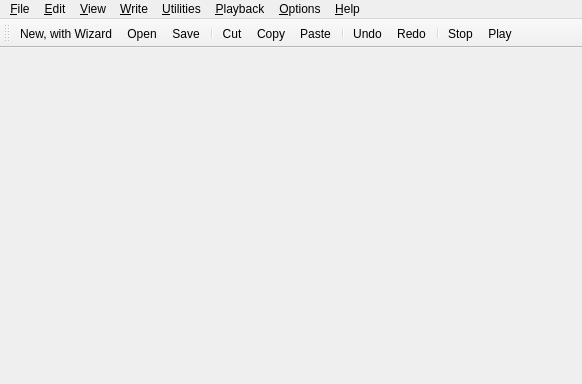
<?xml version="1.0" encoding="UTF-8"?>
<ui version="4.0">
 <class>MainWindow</class>
 <widget class="QMainWindow" name="MainWindow">
  <property name="geometry">
   <rect>
    <x>0</x>
    <y>0</y>
    <width>582</width>
    <height>384</height>
   </rect>
  </property>
  <property name="cursor">
   <cursorShape>ArrowCursor</cursorShape>
  </property>
  <property name="acceptDrops">
   <bool>false</bool>
  </property>
  <property name="windowTitle">
   <string>Speedy MIDI</string>
  </property>
  <property name="locale">
   <locale language="English" country="UnitedStates"/>
  </property>
  <property name="toolButtonStyle">
   <enum>Qt::ToolButtonIconOnly</enum>
  </property>
  <property name="documentMode">
   <bool>false</bool>
  </property>
  <widget class="QWidget" name="centralWidget"/>
  <widget class="QMenuBar" name="menuBar">
   <property name="enabled">
    <bool>true</bool>
   </property>
   <property name="geometry">
    <rect>
     <x>0</x>
     <y>0</y>
     <width>582</width>
     <height>22</height>
    </rect>
   </property>
   <widget class="QMenu" name="menuFile">
    <property name="title">
     <string>&amp;File</string>
    </property>
    <addaction name="actionFile_ShowLaunchDialog"/>
    <addaction name="separator"/>
    <addaction name="actionFile_NewWithWizard"/>
    <addaction name="actionFile_NewDefaultDocument"/>
    <addaction name="separator"/>
    <addaction name="actionFile_Open"/>
    <addaction name="actionFile_Close"/>
    <addaction name="actionFile_Save"/>
    <addaction name="actionFile_SaveAs"/>
    <addaction name="separator"/>
    <addaction name="actionFile_SaveCompatibleFile"/>
    <addaction name="actionFile_ExtractParts"/>
    <addaction name="separator"/>
    <addaction name="actionFile_Quit"/>
    <addaction name="separator"/>
   </widget>
   <widget class="QMenu" name="menuEdit">
    <property name="title">
     <string>&amp;Edit</string>
    </property>
    <addaction name="actionEdit_Undo"/>
    <addaction name="actionEdit_Redo"/>
    <addaction name="separator"/>
    <addaction name="actionEdit_SelectAll"/>
    <addaction name="separator"/>
    <addaction name="actionEdit_Cut"/>
    <addaction name="actionEdit_Copy"/>
    <addaction name="actionEdit_Paste"/>
    <addaction name="actionEdit_PasteScaleToSelection"/>
    <addaction name="separator"/>
    <addaction name="actionEdit_ClearCells"/>
    <addaction name="actionEdit_Delete"/>
    <addaction name="separator"/>
    <addaction name="actionEdit_NewTrackWizard"/>
    <addaction name="separator"/>
    <addaction name="actionEdit_InsertSelectedRange"/>
    <addaction name="actionEdit_Insert"/>
    <addaction name="separator"/>
    <addaction name="actionEdit_MeasureAttributes"/>
    <addaction name="actionEdit_TrackAttributes"/>
   </widget>
   <widget class="QMenu" name="menuView">
    <property name="title">
     <string>&amp;View</string>
    </property>
    <widget class="QMenu" name="menuView_Horizontal_zoom">
     <property name="title">
      <string>&amp;Horizontal Zoom</string>
     </property>
     <addaction name="actionView_HorizontalZoom_ZoomIn"/>
     <addaction name="actionView_HorizontalZoom_ZoomOut"/>
    </widget>
    <widget class="QMenu" name="menuView_Vertical_zoom">
     <property name="title">
      <string>&amp;Vertical Zoom</string>
     </property>
     <addaction name="actionView_VerticalZoom_ZoomIn"/>
     <addaction name="actionView_VerticalZoom_ZoomOut"/>
    </widget>
    <addaction name="separator"/>
    <addaction name="menuView_Horizontal_zoom"/>
    <addaction name="menuView_Vertical_zoom"/>
    <addaction name="actionView_FitAllTracks"/>
    <addaction name="separator"/>
    <addaction name="actionView_NoteNames"/>
   </widget>
   <widget class="QMenu" name="menuPlayback">
    <property name="title">
     <string>&amp;Playback</string>
    </property>
    <widget class="QMenu" name="menu_Track_flags">
     <property name="title">
      <string>&amp;Track Flags</string>
     </property>
     <addaction name="actionPlayback_TrackFlags_ToggleSolo"/>
     <addaction name="actionPlayback_TrackFlags_ToggleMute"/>
     <addaction name="separator"/>
     <addaction name="actionPlayback_TrackFlags_ToggleSoloExclusive"/>
     <addaction name="actionPlayback_TrackFlags_ToggleMuteExclusive"/>
    </widget>
    <addaction name="actionPlayback_Stop"/>
    <addaction name="actionPlayback_Play"/>
    <addaction name="separator"/>
    <addaction name="actionPlayback_ListenChord"/>
    <addaction name="separator"/>
    <addaction name="actionPlayback_SetPlaybackSpeed"/>
    <addaction name="menu_Track_flags"/>
   </widget>
   <widget class="QMenu" name="menuHelp">
    <property name="title">
     <string>&amp;Help</string>
    </property>
    <addaction name="actionHelp_About"/>
   </widget>
   <widget class="QMenu" name="menuWrite">
    <property name="title">
     <string>&amp;Write</string>
    </property>
    <widget class="QMenu" name="menuWrite_multiple_cells">
     <property name="title">
      <string>Write &amp;Multiple Cells</string>
     </property>
     <addaction name="actionWrite_Write1"/>
     <addaction name="actionWrite_Write2"/>
     <addaction name="actionWrite_Write3"/>
     <addaction name="actionWrite_Write4"/>
     <addaction name="actionWrite_Write5"/>
     <addaction name="actionWrite_Write6"/>
     <addaction name="actionWrite_Write7"/>
     <addaction name="actionWrite_Write8"/>
     <addaction name="actionWrite_Write9"/>
     <addaction name="actionWrite_Write10"/>
    </widget>
    <widget class="QMenu" name="menuExtend_note_multiple_cells">
     <property name="title">
      <string>Extend Note Multiple &amp;Cells</string>
     </property>
     <addaction name="actionWrite_Extend1"/>
     <addaction name="actionWrite_Extend2"/>
     <addaction name="actionWrite_Extend3"/>
     <addaction name="actionWrite_Extend4"/>
     <addaction name="actionWrite_Extend5"/>
     <addaction name="actionWrite_Extend6"/>
     <addaction name="actionWrite_Extend7"/>
     <addaction name="actionWrite_Extend8"/>
     <addaction name="actionWrite_Extend9"/>
     <addaction name="actionWrite_Extend10"/>
    </widget>
    <widget class="QMenu" name="menuCell_length">
     <property name="title">
      <string>Cell &amp;Length</string>
     </property>
     <addaction name="actionWrite_CellLength_Double"/>
     <addaction name="actionWrite_CellLength_Halve"/>
     <addaction name="separator"/>
     <addaction name="actionWrite_CellLength_Triplets"/>
     <addaction name="actionWrite_CellLength_Duplets"/>
     <addaction name="actionWrite_CellLength_ArbitraryTuplets"/>
    </widget>
    <widget class="QMenu" name="menu_Track_Flags">
     <property name="title">
      <string>&amp;Track Flags</string>
     </property>
     <addaction name="actionWrite_TrackFlags_ToggleRecording"/>
     <addaction name="actionWrite_TrackFlags_ToggleRecordingExclusive"/>
    </widget>
    <addaction name="actionWrite_WriteOrExtendNote"/>
    <addaction name="menuWrite_multiple_cells"/>
    <addaction name="separator"/>
    <addaction name="actionWrite_ExtendNote"/>
    <addaction name="menuExtend_note_multiple_cells"/>
    <addaction name="separator"/>
    <addaction name="menuCell_length"/>
    <addaction name="separator"/>
    <addaction name="menu_Track_Flags"/>
   </widget>
   <widget class="QMenu" name="menuOptions">
    <property name="title">
     <string>&amp;Options</string>
    </property>
    <addaction name="actionOptions_Preferences"/>
   </widget>
   <widget class="QMenu" name="menu_Utilities">
    <property name="title">
     <string>&amp;Utilities</string>
    </property>
    <widget class="QMenu" name="menuTranspose">
     <property name="title">
      <string>&amp;Transpose</string>
     </property>
     <addaction name="actionUtilities_TransposeOctaveDrag"/>
     <addaction name="actionUtilities_TransposeOctaveMulti"/>
     <addaction name="separator"/>
     <addaction name="actionUtilities_TransposeDiatonicDrag"/>
     <addaction name="actionUtilities_TransposeDiatonicMulti"/>
     <addaction name="separator"/>
     <addaction name="actionUtilities_TransposeChromaticDrag"/>
     <addaction name="actionUtilities_TransposeChromaticMulti"/>
    </widget>
    <addaction name="actionUtilities_SplitNotes"/>
    <addaction name="actionUtilities_ConnectNotes"/>
    <addaction name="separator"/>
    <addaction name="actionUtilities_QuantizeToCellRaster"/>
    <addaction name="actionUtilities_ScaleNoteLength"/>
    <addaction name="actionUtilities_AddSwing"/>
    <addaction name="separator"/>
    <addaction name="menuTranspose"/>
    <addaction name="separator"/>
    <addaction name="actionUtilities_RemoveTopVoice"/>
    <addaction name="actionUtilities_RemoveBottomVoice"/>
   </widget>
   <addaction name="menuFile"/>
   <addaction name="menuEdit"/>
   <addaction name="menuView"/>
   <addaction name="menuWrite"/>
   <addaction name="menu_Utilities"/>
   <addaction name="menuPlayback"/>
   <addaction name="menuOptions"/>
   <addaction name="menuHelp"/>
  </widget>
  <widget class="QToolBar" name="mainToolBar">
   <property name="windowTitle">
    <string>Toolbar</string>
   </property>
   <attribute name="toolBarArea">
    <enum>TopToolBarArea</enum>
   </attribute>
   <attribute name="toolBarBreak">
    <bool>false</bool>
   </attribute>
   <addaction name="actionFile_NewWithWizard"/>
   <addaction name="actionFile_Open"/>
   <addaction name="actionFile_Save"/>
   <addaction name="separator"/>
   <addaction name="actionEdit_Cut"/>
   <addaction name="actionEdit_Copy"/>
   <addaction name="actionEdit_Paste"/>
   <addaction name="separator"/>
   <addaction name="actionEdit_Undo"/>
   <addaction name="actionEdit_Redo"/>
   <addaction name="separator"/>
   <addaction name="actionPlayback_Stop"/>
   <addaction name="actionPlayback_Play"/>
  </widget>
  <action name="actionFile_NewWithWizard">
   <property name="icon">
    <iconset resource="speedymidi.qrc">
     <normaloff>:/images/new.png</normaloff>:/images/new.png</iconset>
   </property>
   <property name="text">
    <string>&amp;New, with Wizard...</string>
   </property>
   <property name="toolTip">
    <string>Create a new MIDI file</string>
   </property>
   <property name="shortcut">
    <string>Ctrl+N</string>
   </property>
  </action>
  <action name="actionFile_Open">
   <property name="icon">
    <iconset resource="speedymidi.qrc">
     <normaloff>:/images/open.png</normaloff>:/images/open.png</iconset>
   </property>
   <property name="text">
    <string>&amp;Open...</string>
   </property>
   <property name="toolTip">
    <string>Open</string>
   </property>
   <property name="shortcut">
    <string>Ctrl+O</string>
   </property>
  </action>
  <action name="actionFile_Close">
   <property name="text">
    <string>&amp;Close</string>
   </property>
   <property name="toolTip">
    <string>Close</string>
   </property>
   <property name="shortcut">
    <string>Ctrl+W</string>
   </property>
  </action>
  <action name="actionFile_Save">
   <property name="icon">
    <iconset resource="speedymidi.qrc">
     <normaloff>:/images/save.png</normaloff>:/images/save.png</iconset>
   </property>
   <property name="text">
    <string>&amp;Save</string>
   </property>
   <property name="toolTip">
    <string>Save</string>
   </property>
   <property name="shortcut">
    <string>Ctrl+S</string>
   </property>
  </action>
  <action name="actionFile_SaveAs">
   <property name="text">
    <string>Save &amp;As...</string>
   </property>
   <property name="toolTip">
    <string>Save file with a new name</string>
   </property>
   <property name="shortcut">
    <string>Ctrl+Shift+S</string>
   </property>
  </action>
  <action name="actionFile_Quit">
   <property name="text">
    <string>&amp;Quit</string>
   </property>
   <property name="toolTip">
    <string>Quits the application</string>
   </property>
   <property name="shortcut">
    <string>Ctrl+Q</string>
   </property>
  </action>
  <action name="actionEdit_Cut">
   <property name="icon">
    <iconset resource="speedymidi.qrc">
     <normaloff>:/images/cut.png</normaloff>:/images/cut.png</iconset>
   </property>
   <property name="text">
    <string>&amp;Cut</string>
   </property>
   <property name="toolTip">
    <string>Cut</string>
   </property>
   <property name="shortcut">
    <string>Ctrl+X</string>
   </property>
  </action>
  <action name="actionEdit_Copy">
   <property name="icon">
    <iconset resource="speedymidi.qrc">
     <normaloff>:/images/copy.png</normaloff>:/images/copy.png</iconset>
   </property>
   <property name="text">
    <string>C&amp;opy</string>
   </property>
   <property name="toolTip">
    <string>Copy</string>
   </property>
   <property name="shortcut">
    <string>Ctrl+C</string>
   </property>
  </action>
  <action name="actionEdit_Paste">
   <property name="icon">
    <iconset resource="speedymidi.qrc">
     <normaloff>:/images/paste.png</normaloff>:/images/paste.png</iconset>
   </property>
   <property name="text">
    <string>&amp;Paste</string>
   </property>
   <property name="toolTip">
    <string>Paste</string>
   </property>
   <property name="shortcut">
    <string>Ctrl+V</string>
   </property>
  </action>
  <action name="actionEdit_ClearCells">
   <property name="icon">
    <iconset resource="speedymidi.qrc">
     <normaloff>:/images/clear.png</normaloff>:/images/clear.png</iconset>
   </property>
   <property name="text">
    <string>C&amp;lear Cells</string>
   </property>
   <property name="shortcut">
    <string>Del</string>
   </property>
  </action>
  <action name="actionHelp_About">
   <property name="text">
    <string>&amp;About...</string>
   </property>
   <property name="toolTip">
    <string>Display program information, version number and license</string>
   </property>
  </action>
  <action name="actionEdit_Delete">
   <property name="icon">
    <iconset resource="speedymidi.qrc">
     <normaloff>:/images/delete.png</normaloff>:/images/delete.png</iconset>
   </property>
   <property name="text">
    <string>&amp;Delete</string>
   </property>
   <property name="shortcut">
    <string>Ctrl+Del</string>
   </property>
  </action>
  <action name="actionEdit_SelectAll">
   <property name="text">
    <string>Select &amp;All</string>
   </property>
   <property name="shortcut">
    <string>Ctrl+A</string>
   </property>
  </action>
  <action name="actionEdit_Insert">
   <property name="text">
    <string>&amp;Insert...</string>
   </property>
   <property name="toolTip">
    <string>Insert measures, tracks, or cells</string>
   </property>
   <property name="shortcut">
    <string>Shift+I</string>
   </property>
  </action>
  <action name="actionEdit_InsertSelectedRange">
   <property name="text">
    <string>Insert Selected &amp;Range</string>
   </property>
   <property name="shortcut">
    <string>I</string>
   </property>
  </action>
  <action name="actionPlayback_Play">
   <property name="checkable">
    <bool>true</bool>
   </property>
   <property name="icon">
    <iconset resource="speedymidi.qrc">
     <normaloff>:/images/player_play.png</normaloff>:/images/player_play.png</iconset>
   </property>
   <property name="text">
    <string>&amp;Play</string>
   </property>
   <property name="toolTip">
    <string>Start playback</string>
   </property>
   <property name="shortcut">
    <string>F6</string>
   </property>
  </action>
  <action name="actionPlayback_Stop">
   <property name="checkable">
    <bool>true</bool>
   </property>
   <property name="icon">
    <iconset resource="speedymidi.qrc">
     <normaloff>:/images/player_stop.png</normaloff>:/images/player_stop.png</iconset>
   </property>
   <property name="text">
    <string>&amp;Stop</string>
   </property>
   <property name="toolTip">
    <string>Stop playback</string>
   </property>
   <property name="shortcut">
    <string>F5</string>
   </property>
  </action>
  <action name="actionEdit_MeasureAttributes">
   <property name="text">
    <string>&amp;Measure Attributes...</string>
   </property>
   <property name="shortcut">
    <string>U</string>
   </property>
  </action>
  <action name="actionEdit_TrackAttributes">
   <property name="text">
    <string>&amp;Track Attributes...</string>
   </property>
   <property name="shortcut">
    <string>K</string>
   </property>
  </action>
  <action name="actionPlayback_TrackFlags_ToggleSolo">
   <property name="text">
    <string>Toggle &amp;Solo Flag</string>
   </property>
   <property name="shortcut">
    <string>S</string>
   </property>
  </action>
  <action name="actionPlayback_TrackFlags_ToggleMute">
   <property name="text">
    <string>Toggle &amp;Mute Flag</string>
   </property>
   <property name="shortcut">
    <string>M</string>
   </property>
  </action>
  <action name="actionWrite_TrackFlags_ToggleRecording">
   <property name="text">
    <string>Toggle &amp;Recording Flag</string>
   </property>
   <property name="shortcut">
    <string>R</string>
   </property>
  </action>
  <action name="actionPlayback_TrackFlags_ToggleSoloExclusive">
   <property name="text">
    <string>Toggle Solo Flag, Disable in other Tracks</string>
   </property>
   <property name="shortcut">
    <string>Shift+S</string>
   </property>
  </action>
  <action name="actionPlayback_TrackFlags_ToggleMuteExclusive">
   <property name="text">
    <string>Toggle Mute Flag, Disable in other Tracks</string>
   </property>
   <property name="shortcut">
    <string>Shift+M</string>
   </property>
  </action>
  <action name="actionWrite_TrackFlags_ToggleRecordingExclusive">
   <property name="text">
    <string>Toggle Recording Flag, Disable in other Tracks</string>
   </property>
   <property name="shortcut">
    <string>Shift+R</string>
   </property>
  </action>
  <action name="actionWrite_WriteOrExtendNote">
   <property name="text">
    <string>&amp;Write or Extend Note</string>
   </property>
   <property name="shortcut">
    <string>Space</string>
   </property>
  </action>
  <action name="actionWrite_ExtendNote">
   <property name="text">
    <string>&amp;Extend Note</string>
   </property>
   <property name="shortcut">
    <string>Shift+Space</string>
   </property>
  </action>
  <action name="actionWrite_Write1">
   <property name="text">
    <string>&amp;1 cell</string>
   </property>
   <property name="shortcut">
    <string>1</string>
   </property>
  </action>
  <action name="actionWrite_Write2">
   <property name="text">
    <string>&amp;2 cells</string>
   </property>
   <property name="shortcut">
    <string>2</string>
   </property>
  </action>
  <action name="actionWrite_Write3">
   <property name="text">
    <string>&amp;3 cells</string>
   </property>
   <property name="shortcut">
    <string>3</string>
   </property>
  </action>
  <action name="actionWrite_Write4">
   <property name="text">
    <string>&amp;4 cells</string>
   </property>
   <property name="shortcut">
    <string>4</string>
   </property>
  </action>
  <action name="actionWrite_Write5">
   <property name="text">
    <string>&amp;5 cells</string>
   </property>
   <property name="shortcut">
    <string>5</string>
   </property>
  </action>
  <action name="actionWrite_Write6">
   <property name="text">
    <string>&amp;6 cells</string>
   </property>
   <property name="shortcut">
    <string>6</string>
   </property>
  </action>
  <action name="actionWrite_Write7">
   <property name="text">
    <string>&amp;7 cells</string>
   </property>
   <property name="shortcut">
    <string>7</string>
   </property>
  </action>
  <action name="actionWrite_Write8">
   <property name="text">
    <string>&amp;8 cells</string>
   </property>
   <property name="shortcut">
    <string>8</string>
   </property>
  </action>
  <action name="actionWrite_Write9">
   <property name="text">
    <string>&amp;9 cells</string>
   </property>
   <property name="shortcut">
    <string>9</string>
   </property>
  </action>
  <action name="actionWrite_Write10">
   <property name="text">
    <string>1&amp;0 cells</string>
   </property>
   <property name="shortcut">
    <string>0</string>
   </property>
  </action>
  <action name="actionWrite_Extend1">
   <property name="text">
    <string>&amp;1 cell</string>
   </property>
  </action>
  <action name="actionWrite_Extend2">
   <property name="text">
    <string>&amp;2 cells</string>
   </property>
  </action>
  <action name="actionWrite_Extend3">
   <property name="text">
    <string>&amp;3 cells</string>
   </property>
  </action>
  <action name="actionWrite_Extend4">
   <property name="text">
    <string>&amp;4 cells</string>
   </property>
  </action>
  <action name="actionWrite_Extend5">
   <property name="text">
    <string>&amp;5 cells</string>
   </property>
  </action>
  <action name="actionWrite_Extend6">
   <property name="text">
    <string>&amp;6 cells</string>
   </property>
  </action>
  <action name="actionWrite_Extend7">
   <property name="text">
    <string>&amp;7 cells</string>
   </property>
  </action>
  <action name="actionWrite_Extend8">
   <property name="text">
    <string>&amp;8 cells</string>
   </property>
  </action>
  <action name="actionWrite_Extend9">
   <property name="text">
    <string>&amp;9 cells</string>
   </property>
  </action>
  <action name="actionWrite_Extend10">
   <property name="text">
    <string>1&amp;0 cells</string>
   </property>
  </action>
  <action name="actionWrite_CellLength_Double">
   <property name="text">
    <string>&amp;Double</string>
   </property>
   <property name="shortcut">
    <string>+</string>
   </property>
  </action>
  <action name="actionWrite_CellLength_Halve">
   <property name="text">
    <string>&amp;Halve</string>
   </property>
   <property name="shortcut">
    <string>-</string>
   </property>
  </action>
  <action name="actionWrite_CellLength_Triplets">
   <property name="checkable">
    <bool>true</bool>
   </property>
   <property name="text">
    <string>&amp;Triplets</string>
   </property>
   <property name="shortcut">
    <string>T</string>
   </property>
  </action>
  <action name="actionWrite_CellLength_Duplets">
   <property name="checkable">
    <bool>true</bool>
   </property>
   <property name="text">
    <string>&amp;Duplets</string>
   </property>
   <property name="shortcut">
    <string>D</string>
   </property>
  </action>
  <action name="actionWrite_CellLength_ArbitraryTuplets">
   <property name="checkable">
    <bool>true</bool>
   </property>
   <property name="text">
    <string>&amp;Arbitrary Tuplets</string>
   </property>
   <property name="shortcut">
    <string>X</string>
   </property>
  </action>
  <action name="actionView_HorizontalZoom_ZoomIn">
   <property name="text">
    <string>Zoom &amp;In</string>
   </property>
   <property name="shortcut">
    <string>Ctrl++</string>
   </property>
  </action>
  <action name="actionView_HorizontalZoom_ZoomOut">
   <property name="text">
    <string>Zoom &amp;Out</string>
   </property>
   <property name="shortcut">
    <string>Ctrl+-</string>
   </property>
  </action>
  <action name="actionView_VerticalZoom_ZoomIn">
   <property name="text">
    <string>Zoom &amp;In</string>
   </property>
   <property name="shortcut">
    <string>Ctrl++</string>
   </property>
  </action>
  <action name="actionView_VerticalZoom_ZoomOut">
   <property name="text">
    <string>Zoom &amp;Out</string>
   </property>
   <property name="shortcut">
    <string>Ctrl+-</string>
   </property>
  </action>
  <action name="actionOptions_Preferences">
   <property name="text">
    <string>&amp;Preferences...</string>
   </property>
   <property name="toolTip">
    <string>Edit preferences</string>
   </property>
   <property name="shortcut">
    <string>Ctrl+P</string>
   </property>
  </action>
  <action name="actionView_NoteNames">
   <property name="checkable">
    <bool>true</bool>
   </property>
   <property name="text">
    <string>Note &amp;Names</string>
   </property>
   <property name="toolTip">
    <string>Show or hide note names</string>
   </property>
   <property name="shortcut">
    <string>N</string>
   </property>
  </action>
  <action name="actionPlayback_ListenChord">
   <property name="text">
    <string>&amp;Listen Chord, hold:</string>
   </property>
   <property name="shortcut">
    <string>F7</string>
   </property>
  </action>
  <action name="actionUtilities_SplitNotes">
   <property name="text">
    <string>&amp;Split Notes</string>
   </property>
   <property name="shortcut">
    <string>C</string>
   </property>
  </action>
  <action name="actionUtilities_ConnectNotes">
   <property name="text">
    <string>Co&amp;nnect Notes</string>
   </property>
   <property name="shortcut">
    <string>Shift+C</string>
   </property>
  </action>
  <action name="actionUtilities_ScaleNoteLength">
   <property name="text">
    <string>Scale Note &amp;Length...</string>
   </property>
   <property name="shortcut">
    <string>L</string>
   </property>
  </action>
  <action name="actionUtilities_AddSwing">
   <property name="text">
    <string>Add s&amp;wing...</string>
   </property>
   <property name="shortcut">
    <string>G</string>
   </property>
  </action>
  <action name="actionUtilities_TransposeChromaticDrag">
   <property name="text">
    <string>&amp;Chromatic Step, hold:</string>
   </property>
   <property name="shortcut">
    <string>F4</string>
   </property>
  </action>
  <action name="actionUtilities_TransposeDiatonicDrag">
   <property name="text">
    <string>&amp;Diatonic Step, hold:</string>
   </property>
   <property name="shortcut">
    <string>F3</string>
   </property>
  </action>
  <action name="actionEdit_NewTrackWizard">
   <property name="icon">
    <iconset resource="speedymidi.qrc">
     <normaloff>:/images/wand.png</normaloff>:/images/wand.png</iconset>
   </property>
   <property name="text">
    <string>&amp;New Track Wizard...</string>
   </property>
   <property name="shortcut">
    <string>W</string>
   </property>
  </action>
  <action name="actionUtilities_QuantizeToCellRaster">
   <property name="text">
    <string>&amp;Quantize to Cell Raster</string>
   </property>
   <property name="shortcut">
    <string>Q</string>
   </property>
  </action>
  <action name="actionUtilities_TransposeOctaveDrag">
   <property name="text">
    <string>&amp;Octave Step, hold:</string>
   </property>
   <property name="shortcut">
    <string>F2</string>
   </property>
  </action>
  <action name="actionUtilities_TransposeOctaveMulti">
   <property name="text">
    <string>Multiple O&amp;ctaves...</string>
   </property>
   <property name="shortcut">
    <string>Shift+F2</string>
   </property>
  </action>
  <action name="actionUtilities_TransposeDiatonicMulti">
   <property name="text">
    <string>Multiple D&amp;iatonic Steps...</string>
   </property>
   <property name="shortcut">
    <string>Shift+F3</string>
   </property>
  </action>
  <action name="actionUtilities_TransposeChromaticMulti">
   <property name="text">
    <string>Multiple C&amp;hromatic Steps...</string>
   </property>
   <property name="shortcut">
    <string>Shift+F4</string>
   </property>
  </action>
  <action name="actionFile_NewDefaultDocument">
   <property name="text">
    <string>Ne&amp;w Default Document</string>
   </property>
   <property name="shortcut">
    <string>Ctrl+Shift+N</string>
   </property>
  </action>
  <action name="actionFile_ShowLaunchDialog">
   <property name="text">
    <string>&amp;Show Launch Dialog...</string>
   </property>
   <property name="shortcut">
    <string>Ctrl+L</string>
   </property>
  </action>
  <action name="actionFile_SaveCompatibleFile">
   <property name="text">
    <string>Save Co&amp;mpatible File...</string>
   </property>
   <property name="shortcut">
    <string>Ctrl+M</string>
   </property>
  </action>
  <action name="actionEdit_PasteScaleToSelection">
   <property name="text">
    <string>Paste and &amp;Scale to Selection</string>
   </property>
   <property name="shortcut">
    <string>Ctrl+B</string>
   </property>
  </action>
  <action name="actionPlayback_SetPlaybackSpeed">
   <property name="text">
    <string>Set Playback Sp&amp;eed...</string>
   </property>
   <property name="shortcut">
    <string>F8</string>
   </property>
  </action>
  <action name="actionView_FitAllTracks">
   <property name="text">
    <string>&amp;Fit All Tracks</string>
   </property>
   <property name="shortcut">
    <string>Ctrl+F</string>
   </property>
  </action>
  <action name="actionEdit_Undo">
   <property name="icon">
    <iconset resource="speedymidi.qrc">
     <normaloff>:/images/undo.png</normaloff>:/images/undo.png</iconset>
   </property>
   <property name="text">
    <string>Undo</string>
   </property>
   <property name="shortcut">
    <string>Ctrl+Z</string>
   </property>
  </action>
  <action name="actionEdit_Redo">
   <property name="icon">
    <iconset resource="speedymidi.qrc">
     <normaloff>:/images/redo.png</normaloff>:/images/redo.png</iconset>
   </property>
   <property name="text">
    <string>Redo</string>
   </property>
   <property name="shortcut">
    <string>Ctrl+Y</string>
   </property>
  </action>
  <action name="actionFile_ExtractParts">
   <property name="text">
    <string>E&amp;xtract parts...</string>
   </property>
   <property name="shortcut">
    <string>Ctrl+E</string>
   </property>
  </action>
  <action name="actionUtilities_RemoveTopVoice">
   <property name="text">
    <string>Remove to&amp;p voice</string>
   </property>
   <property name="shortcut">
    <string>V</string>
   </property>
  </action>
  <action name="actionUtilities_RemoveBottomVoice">
   <property name="text">
    <string>Remove &amp;bottom voice</string>
   </property>
   <property name="shortcut">
    <string>Shift+V</string>
   </property>
  </action>
 </widget>
 <layoutdefault spacing="6" margin="11"/>
 <resources>
  <include location="speedymidi.qrc"/>
 </resources>
 <connections/>
</ui>
